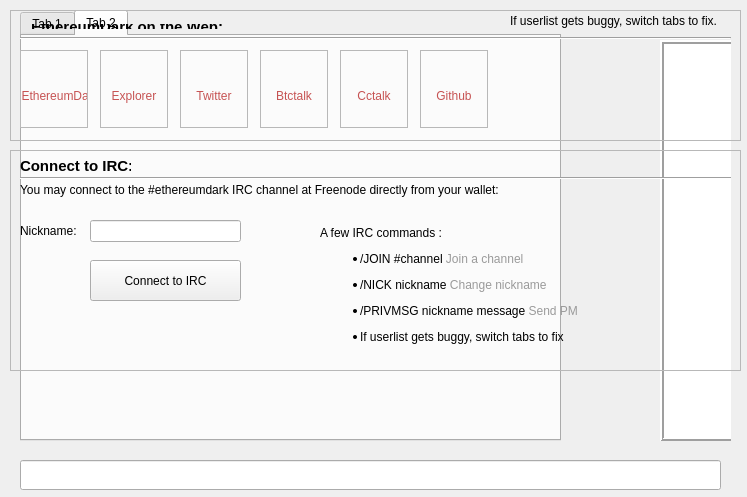
<?xml version="1.0" encoding="UTF-8"?>
<ui version="4.0">
 <class>ChatWindowClass</class>
 <widget class="QWidget" name="ChatWindowClass">
  <property name="geometry">
   <rect>
    <x>0</x>
    <y>0</y>
    <width>747</width>
    <height>497</height>
   </rect>
  </property>
  <widget class="QWidget" name="widget_2" native="true">
   <property name="geometry">
    <rect>
     <x>0</x>
     <y>0</y>
     <width>741</width>
     <height>501</height>
    </rect>
   </property>
   <widget class="QWidget" name="splitter" native="true">
    <property name="enabled">
     <bool>true</bool>
    </property>
    <property name="geometry">
     <rect>
      <x>10</x>
      <y>10</y>
      <width>721</width>
      <height>491</height>
     </rect>
    </property>
    <property name="styleSheet">
     <string notr="true"/>
    </property>
    <widget class="QTabWidget" name="tab">
     <property name="enabled">
      <bool>true</bool>
     </property>
     <property name="geometry">
      <rect>
       <x>10</x>
       <y>0</y>
       <width>541</width>
       <height>431</height>
      </rect>
     </property>
     <property name="styleSheet">
      <string notr="true"/>
     </property>
     <property name="tabShape">
      <enum>QTabWidget::Rounded</enum>
     </property>
     <property name="currentIndex">
      <number>1</number>
     </property>
     <property name="tabsClosable">
      <bool>false</bool>
     </property>
     <widget class="QWidget" name="widget_4">
      <attribute name="title">
       <string>Tab 1</string>
      </attribute>
     </widget>
     <widget class="QWidget" name="tab_5">
      <attribute name="title">
       <string>Tab 2</string>
      </attribute>
     </widget>
    </widget>
    <widget class="QLineEdit" name="lineEdit">
     <property name="geometry">
      <rect>
       <x>10</x>
       <y>450</y>
       <width>701</width>
       <height>30</height>
      </rect>
     </property>
     <property name="sizePolicy">
      <sizepolicy hsizetype="Fixed" vsizetype="Fixed">
       <horstretch>0</horstretch>
       <verstretch>0</verstretch>
      </sizepolicy>
     </property>
     <property name="maximumSize">
      <size>
       <width>16777215</width>
       <height>30</height>
      </size>
     </property>
    </widget>
    <widget class="QLabel" name="label_buggy">
     <property name="geometry">
      <rect>
       <x>500</x>
       <y>0</y>
       <width>241</width>
       <height>21</height>
      </rect>
     </property>
     <property name="text">
      <string>If userlist gets buggy, switch tabs to fix.</string>
     </property>
    </widget>
    <widget class="QListView" name="userView">
     <property name="geometry">
      <rect>
       <x>650</x>
       <y>30</y>
       <width>191</width>
       <height>401</height>
      </rect>
     </property>
     <property name="sizePolicy">
      <sizepolicy hsizetype="Expanding" vsizetype="Expanding">
       <horstretch>0</horstretch>
       <verstretch>0</verstretch>
      </sizepolicy>
     </property>
     <property name="minimumSize">
      <size>
       <width>0</width>
       <height>300</height>
      </size>
     </property>
     <property name="maximumSize">
      <size>
       <width>16777215</width>
       <height>16777215</height>
      </size>
     </property>
     <property name="styleSheet">
      <string notr="true"/>
     </property>
     <property name="frameShape">
      <enum>QFrame::Box</enum>
     </property>
     <property name="frameShadow">
      <enum>QFrame::Raised</enum>
     </property>
     <property name="lineWidth">
      <number>2</number>
     </property>
     <property name="midLineWidth">
      <number>0</number>
     </property>
    </widget>
    <widget class="QPushButton" name="disconnect">
     <property name="geometry">
      <rect>
       <x>770</x>
       <y>440</y>
       <width>71</width>
       <height>28</height>
      </rect>
     </property>
     <property name="text">
      <string>Logout</string>
     </property>
    </widget>
   </widget>
   <widget class="QWidget" name="hide3" native="true">
    <property name="geometry">
     <rect>
      <x>10</x>
      <y>10</y>
      <width>841</width>
      <height>441</height>
     </rect>
    </property>
    <widget class="QWidget" name="layoutWidget">
     <property name="geometry">
      <rect>
       <x>10</x>
       <y>3</y>
       <width>250</width>
       <height>27</height>
      </rect>
     </property>
     <layout class="QHBoxLayout" name="hide1">
      <property name="spacing">
       <number>7</number>
      </property>
      <item>
       <widget class="QLabel" name="label_9">
        <property name="font">
         <font>
          <pointsize>11</pointsize>
          <weight>75</weight>
          <bold>true</bold>
         </font>
        </property>
        <property name="text">
         <string>EthereumDark on the Web:</string>
        </property>
       </widget>
      </item>
      <item>
       <spacer name="horizontalSpacer_4">
        <property name="orientation">
         <enum>Qt::Horizontal</enum>
        </property>
        <property name="sizeHint" stdset="0">
         <size>
          <width>40</width>
          <height>20</height>
         </size>
        </property>
       </spacer>
      </item>
     </layout>
    </widget>
    <widget class="QFrame" name="frame1">
     <property name="geometry">
      <rect>
       <x>0</x>
       <y>0</y>
       <width>731</width>
       <height>131</height>
      </rect>
     </property>
     <property name="frameShape">
      <enum>QFrame::StyledPanel</enum>
     </property>
     <property name="frameShadow">
      <enum>QFrame::Sunken</enum>
     </property>
     <widget class="QFrame" name="frame_2">
      <property name="geometry">
       <rect>
        <x>10</x>
        <y>20</y>
        <width>711</width>
        <height>16</height>
       </rect>
      </property>
      <property name="frameShape">
       <enum>QFrame::HLine</enum>
      </property>
      <property name="frameShadow">
       <enum>QFrame::Sunken</enum>
      </property>
     </widget>
    </widget>

    <widget class="QLabel" name="label_ethereumdarkweb">
     <property name="geometry">
      <rect>
       <x>10</x>
       <y>40</y>
       <width>68</width>
       <height>78</height>
      </rect>
     </property>
     <property name="frameShape">
      <enum>QFrame::StyledPanel</enum>
     </property>
     <property name="frameShadow">
      <enum>QFrame::Raised</enum>
     </property>
     <property name="text">
      <string>&lt;a href=&quot;http://www.ethereumdark.com&quot;&gt;&lt;div style=&quot; text-decoration: none; color:#c65353;&quot;&gt;&lt;img src=&quot;:/icons/ethereumdarkweb&quot;/&gt;&lt;br /&gt;EthereumDark&lt;/div&gt;&lt;/a&gt;</string>
     </property>
     <property name="alignment">
      <set>Qt::AlignCenter</set>
     </property>
     <property name="openExternalLinks">
      <bool>true</bool>
     </property>
    </widget>

    <widget class="QLabel" name="label_webexplorer">
     <property name="geometry">
      <rect>
       <x>90</x>
       <y>40</y>
       <width>68</width>
       <height>78</height>
      </rect>
     </property>
     <property name="frameShape">
      <enum>QFrame::StyledPanel</enum>
     </property>
     <property name="frameShadow">
      <enum>QFrame::Raised</enum>
     </property>
     <property name="text">
      <string>&lt;a href=&quot;http://cryptobe.com/chain/EthereumDarkCoin&quot;&gt;&lt;div style=&quot; text-decoration: none; color:#c65353;&quot;&gt;&lt;img src=&quot;:/icons/webexplorer&quot;/&gt;&lt;br /&gt;Explorer&lt;/div&gt;&lt;/a&gt;</string>
     </property>
     <property name="alignment">
      <set>Qt::AlignCenter</set>
     </property>
     <property name="openExternalLinks">
      <bool>true</bool>
     </property>
    </widget>

    <widget class="QLabel" name="label_twitter">
     <property name="geometry">
      <rect>
       <x>170</x>
       <y>40</y>
       <width>68</width>
       <height>78</height>
      </rect>
     </property>
     <property name="frameShape">
      <enum>QFrame::StyledPanel</enum>
     </property>
     <property name="frameShadow">
      <enum>QFrame::Raised</enum>
     </property>
     <property name="text">
      <string>&lt;a href=&quot;https://twitter.com/ethereumdark&quot;&gt;&lt;div style=&quot; text-decoration: none; color:#c65353;&quot;&gt;&lt;img src=&quot;:/icons/twitter&quot;/&gt;&lt;br /&gt;Twitter&lt;/div&gt;&lt;/a&gt;</string>
     </property>
     <property name="alignment">
      <set>Qt::AlignCenter</set>
     </property>
     <property name="openExternalLinks">
      <bool>true</bool>
     </property>
    </widget>

    <widget class="QLabel" name="label_bitcointalk">
     <property name="geometry">
      <rect>
       <x>250</x>
       <y>40</y>
       <width>68</width>
       <height>78</height>
      </rect>
     </property>
     <property name="frameShape">
      <enum>QFrame::StyledPanel</enum>
     </property>
     <property name="frameShadow">
      <enum>QFrame::Raised</enum>
     </property>
     <property name="text">
      <string>&lt;a href=&quot;https://bitcointalk.org/index.php?topic=848304&quot;&gt;&lt;div style=&quot; text-decoration: none; color:#c65353;&quot;&gt;&lt;img src=&quot;:/icons/bitcointalk&quot;/&gt;&lt;br /&gt;Btctalk&lt;/div&gt;&lt;/a&gt;</string>
     </property>
     <property name="alignment">
      <set>Qt::AlignCenter</set>
     </property>
     <property name="openExternalLinks">
      <bool>true</bool>
     </property>
    </widget>

    <widget class="QLabel" name="label_cryptocointalk">
     <property name="geometry">
      <rect>
       <x>330</x>
       <y>40</y>
       <width>68</width>
       <height>78</height>
      </rect>
     </property>
     <property name="frameShape">
      <enum>QFrame::StyledPanel</enum>
     </property>
     <property name="frameShadow">
      <enum>QFrame::Raised</enum>
     </property>
     <property name="text">
      <string>&lt;a href=&quot;https://cryptocointalk.com/topic/21505-ethereumdark-edt&quot;&gt;&lt;div style=&quot; text-decoration: none; color:#c65353;&quot;&gt;&lt;img src=&quot;:/icons/cryptocointalk&quot;/&gt;&lt;br /&gt;Cctalk&lt;/div&gt;&lt;/a&gt;</string>
     </property>
     <property name="alignment">
      <set>Qt::AlignCenter</set>
     </property>
     <property name="openExternalLinks">
      <bool>true</bool>
     </property>
    </widget>

    <widget class="QLabel" name="label_github">
     <property name="geometry">
      <rect>
       <x>410</x>
       <y>40</y>
       <width>68</width>
       <height>78</height>
      </rect>
     </property>
     <property name="frameShape">
      <enum>QFrame::StyledPanel</enum>
     </property>
     <property name="frameShadow">
      <enum>QFrame::Raised</enum>
     </property>
     <property name="text">
      <string>&lt;a href=&quot;https://github.com/liteuser/EthereumDark&quot;&gt;&lt;div style=&quot; text-decoration: none; color:#c65353;&quot;&gt;&lt;img src=&quot;:/icons/github&quot;/&gt;&lt;br /&gt;Github&lt;/div&gt;&lt;/a&gt;</string>
     </property>
     <property name="alignment">
      <set>Qt::AlignCenter</set>
     </property>
     <property name="openExternalLinks">
      <bool>true</bool>
     </property>
    </widget>

    <widget class="QFrame" name="frame">
     <property name="geometry">
      <rect>
       <x>0</x>
       <y>140</y>
       <width>731</width>
       <height>221</height>
      </rect>
     </property>
     <property name="frameShape">
      <enum>QFrame::StyledPanel</enum>
     </property>
     <property name="frameShadow">
      <enum>QFrame::Sunken</enum>
     </property>
     <widget class="QLabel" name="label_10">
      <property name="geometry">
       <rect>
        <x>10</x>
        <y>8</y>
        <width>111</width>
        <height>16</height>
       </rect>
      </property>
      <property name="font">
       <font>
        <pointsize>11</pointsize>
        <weight>75</weight>
        <bold>true</bold>
       </font>
      </property>
      <property name="text">
       <string>Connect to IRC:</string>
      </property>
     </widget>
     <widget class="QFrame" name="frame_3">
      <property name="geometry">
       <rect>
        <x>10</x>
        <y>20</y>
        <width>711</width>
        <height>16</height>
       </rect>
      </property>
      <property name="frameShape">
       <enum>QFrame::HLine</enum>
      </property>
      <property name="frameShadow">
       <enum>QFrame::Sunken</enum>
      </property>
     </widget>
    </widget>
    <widget class="QLabel" name="hide2">
     <property name="geometry">
      <rect>
       <x>10</x>
       <y>170</y>
       <width>521</width>
       <height>21</height>
      </rect>
     </property>
     <property name="textInteractionFlags">
     <set>Qt::TextSelectableByMouse</set>
     </property>
     <property name="text">
      <string>You may connect to the #ethereumdark IRC channel at Freenode directly from your wallet:</string>
     </property>
     <property name="wordWrap">
      <bool>true</bool>
     </property>
     <property name="openExternalLinks">
      <bool>true</bool>
     </property>
    </widget>
    <widget class="QLabel" name="label_5">
     <property name="geometry">
      <rect>
       <x>10</x>
       <y>210</y>
       <width>71</width>
       <height>21</height>
      </rect>
     </property>
     <property name="text">
      <string>Nickname:</string>
     </property>
    </widget>
    <widget class="QLineEdit" name="editPseudo">
     <property name="geometry">
      <rect>
       <x>80</x>
       <y>210</y>
       <width>151</width>
       <height>22</height>
      </rect>
     </property>
     <property name="text">
      <string/>
     </property>
    </widget>
    <widget class="QPushButton" name="buttonConnect">
     <property name="geometry">
      <rect>
       <x>80</x>
       <y>250</y>
       <width>151</width>
       <height>41</height>
      </rect>
     </property>
     <property name="text">
      <string>Connect to IRC</string>
     </property>
    </widget>
    <widget class="QLabel" name="label_2">
     <property name="geometry">
      <rect>
       <x>310</x>
       <y>170</y>
       <width>281</width>
       <height>211</height>
      </rect>
     </property>
     <property name="textInteractionFlags">
     <set>Qt::TextSelectableByMouse</set>
     </property>
     <property name="text">
      <string>&lt;html&gt;&lt;head/&gt;&lt;body&gt;&lt;p&gt;A few IRC commands :&lt;/p&gt;&lt;ul style=&quot;margin-top: 0px; margin-bottom: 0px; margin-left: 0px; margin-right: 0px; -qt-list-indent: 1;&quot;&gt;&lt;li style=&quot; margin-top:12px; margin-bottom:12px; margin-left:0px; margin-right:0px; -qt-block-indent:0; text-indent:0px;&quot;&gt;/JOIN #channel &lt;span style=&quot; color:#9a9a9a;&quot;&gt;Join a channel&lt;/span&gt;&lt;/li&gt;&lt;li style=&quot; margin-top:12px; margin-bottom:12px; margin-left:0px; margin-right:0px; -qt-block-indent:0; text-indent:0px;&quot;&gt;/NICK nickname &lt;span style=&quot; color:#9a9a9a;&quot;&gt;Change nickname&lt;/span&gt;&lt;/li&gt;&lt;li style=&quot; margin-top:12px; margin-bottom:12px; margin-left:0px; margin-right:0px; -qt-block-indent:0; text-indent:0px;&quot;&gt;/PRIVMSG nickname message &lt;span style=&quot; color:#9a9a9a;&quot;&gt;Send PM &lt;/span&gt;&lt;/li&gt;&lt;li style=&quot; margin-top:0px; margin-bottom:0px; margin-left:0px; margin-right:0px; -qt-block-indent:0; text-indent:0px;&quot;&gt;If userlist gets buggy, switch tabs to fix&lt;/li&gt;&lt;/ul&gt;&lt;/body&gt;&lt;/html&gt;</string>
     </property>
    </widget>
   </widget>
  </widget>
  <action name="actionQuit">
   <property name="text">
    <string>Quitter</string>
   </property>
   <property name="shortcut">
    <string>Ctrl+Q</string>
   </property>
  </action>
  <action name="actionCloseTab">
   <property name="text">
    <string>Fermer l'onglet</string>
   </property>
  </action>
 </widget>
 <layoutdefault spacing="6" margin="11"/>
 <resources/>
 <connections/>
</ui>
